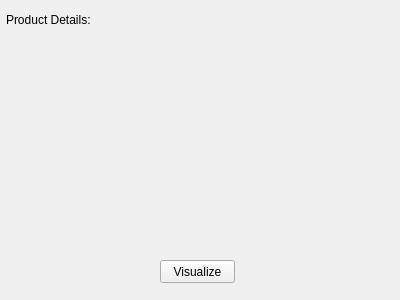
<?xml version="1.0" encoding="UTF-8"?>
<ui version="4.0">
 <class>Form</class>
 <widget class="QWidget" name="Form">
  <property name="geometry">
   <rect>
    <x>0</x>
    <y>0</y>
    <width>400</width>
    <height>300</height>
   </rect>
  </property>
  <property name="windowTitle">
   <string>Details</string>
  </property>
  <widget class="QLabel" name="label">
   <property name="geometry">
    <rect>
     <x>6</x>
     <y>13</y>
     <width>381</width>
     <height>241</height>
    </rect>
   </property>
   <property name="text">
    <string>Product Details:</string>
   </property>
   <property name="alignment">
    <set>Qt::AlignLeading|Qt::AlignLeft|Qt::AlignTop</set>
   </property>
  </widget>
  <widget class="QPushButton" name="pushButton">
   <property name="geometry">
    <rect>
     <x>160</x>
     <y>260</y>
     <width>75</width>
     <height>23</height>
    </rect>
   </property>
   <property name="text">
    <string>Visualize</string>
   </property>
  </widget>
 </widget>
 <resources/>
 <connections/>
</ui>
